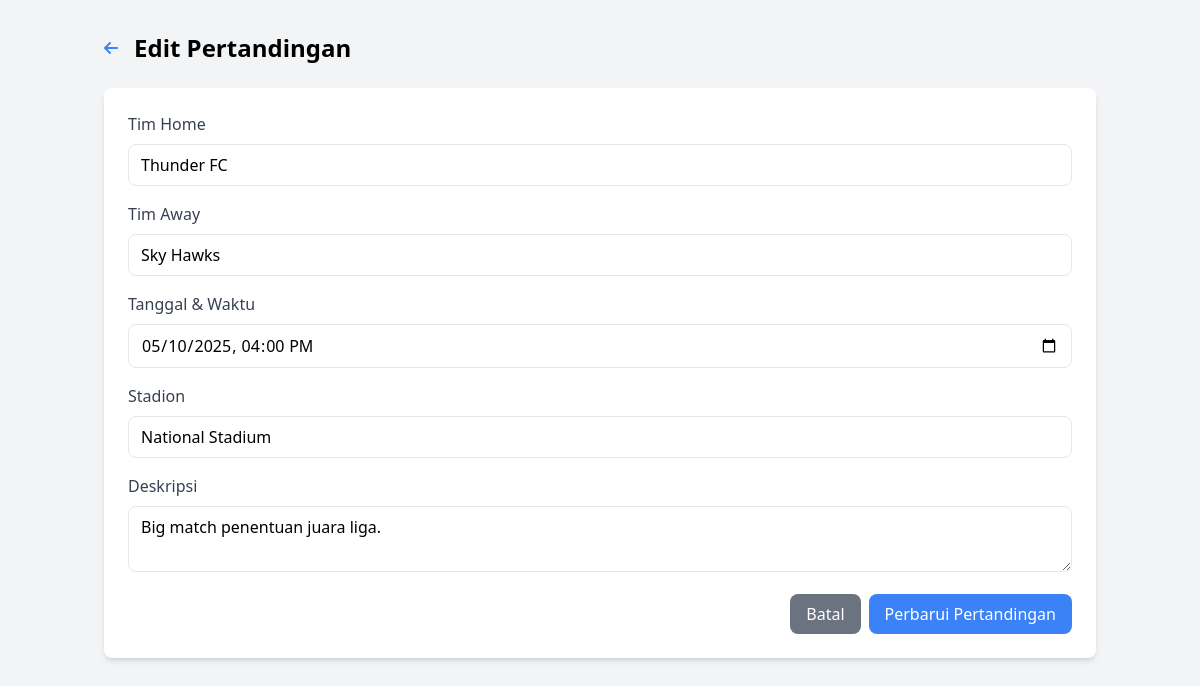
The app's page /admin/matches/edit_match.php?id=1 (signed in) with its own data.
### tables this page shows
CREATE TABLE `matches` (
  `id` int NOT NULL AUTO_INCREMENT,
  `team_home` varchar(100) NOT NULL,
  `team_away` varchar(100) NOT NULL,
  `match_date` datetime NOT NULL,
  `stadium` varchar(100) NOT NULL,
  `description` text,
  `created_at` timestamp NULL DEFAULT CURRENT_TIMESTAMP,
  `is_completed` tinyint(1) DEFAULT '0',
  PRIMARY KEY (`id`)
);

### admin/matches/edit_match.php (the view, shortened to what this page needs)
<?php
require_once '../../config/database.php';
$id = $_GET['id'];
$stmt = $pdo->prepare("SELECT * FROM matches WHERE id = ?");
$stmt->execute([$id]);
$match = $stmt->fetch(PDO::FETCH_ASSOC);
?>
<!DOCTYPE html>
<html lang="en">
<head>
    <script src="https://cdn.tailwindcss.com"></script>
    <link rel="stylesheet" href="https://cdnjs.cloudflare.com/ajax/libs/font-awesome/6.0.0/css/all.min.css">
</head>
<body class="bg-gray-100">
    <div class="container mx-auto px-4 py-8">
        <div class="flex items-center mb-6">
            <a href="./" class="text-blue-500 hover:text-blue-700 mr-4">
                <i class="fas fa-arrow-left"></i>
            </a>
            <h1 class="text-2xl font-bold">Edit Pertandingan</h1>
        </div>
        <form method="POST" class="bg-white p-6 rounded-lg shadow-md">
            <div class="mb-4">
                <label class="block text-gray-700 mb-2" for="team_home">Tim Home</label>
                <input type="text" id="team_home" name="team_home" required
                       value="<?= htmlspecialchars($match['team_home']) ?>"
                       class="w-full px-3 py-2 border rounded-lg">
            </div>
            <div class="mb-4">
                <label class="block text-gray-700 mb-2" for="team_away">Tim Away</label>
                <input type="text" id="team_away" name="team_away" required
                       value="<?= htmlspecialchars($match['team_away']) ?>"
                       class="w-full px-3 py-2 border rounded-lg">
            </div>
            <div class="mb-4">
                <label class="block text-gray-700 mb-2" for="match_date">Tanggal & Waktu</label>
                <?php
                    $match_date = new DateTime($match['match_date']);
                    $formatted_date = $match_date->format('Y-m-d\TH:i');
                ?>
                <input type="datetime-local" id="match_date" name="match_date" required
                       value="<?= $formatted_date ?>"
                       class="w-full px-3 py-2 border rounded-lg">
            </div>
            <div class="mb-4">
                <label class="block text-gray-700 mb-2" for="stadium">Stadion</label>
                <input type="text" id="stadium" name="stadium" required
                       value="<?= htmlspecialchars($match['stadium']) ?>"
                       class="w-full px-3 py-2 border rounded-lg">
            </div>
            <div class="mb-4">
                <label class="block text-gray-700 mb-2" for="description">Deskripsi</label>
                <textarea id="description" name="description"
                          class="w-full px-3 py-2 border rounded-lg"><?= htmlspecialchars($match['description']) ?></textarea>
            </div>
            <div class="flex justify-end">
                <a href="./" class="bg-gray-500 text-white px-4 py-2 rounded-lg hover:bg-gray-600 mr-2">
                    Batal
                </a>
                <button type="submit" class="bg-blue-500 hover:bg-blue-600 text-white px-4 py-2 rounded-lg">
                    Perbarui Pertandingan
                </button>
            </div>
        </form>
    </div>
</body>
</html>

### records on screen
matches: team_home "Thunder FC", team_away "Sky Hawks", match_date "05/10/2025 16:00", stadium "National Stadium", description "Big match penentuan juara liga."
